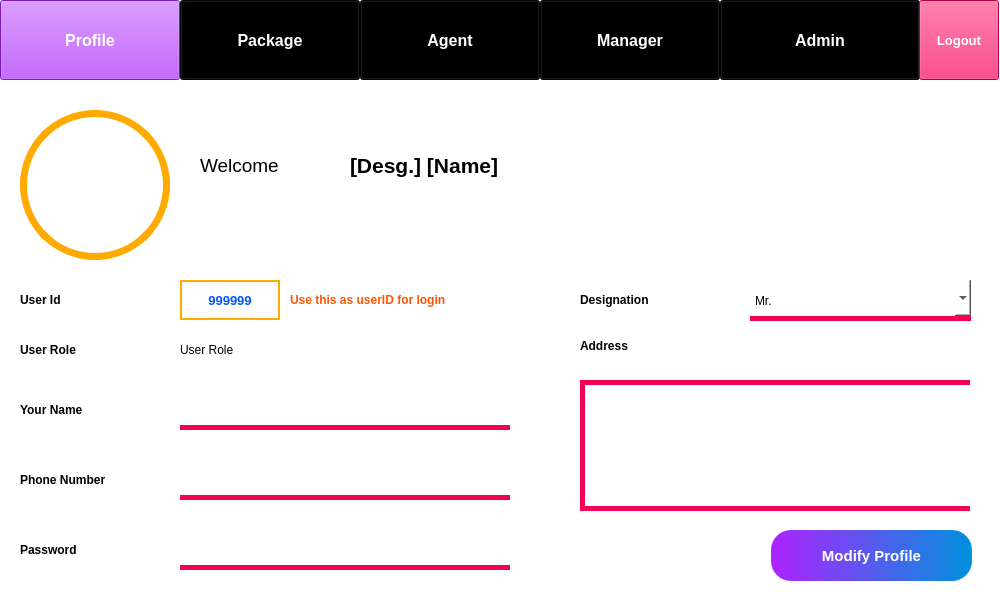
<?xml version="1.0" encoding="UTF-8"?>
<ui version="4.0">
 <class>MainWindow</class>
 <widget class="QMainWindow" name="MainWindow">
  <property name="geometry">
   <rect>
    <x>0</x>
    <y>0</y>
    <width>1000</width>
    <height>600</height>
   </rect>
  </property>
  <property name="windowTitle">
   <string>Profile</string>
  </property>
  <property name="windowIcon">
   <iconset>
    <normaloff>../images/PMS logo.PNG</normaloff>../images/PMS logo.PNG</iconset>
  </property>
  <property name="styleSheet">
   <string notr="true">background-color: rgb(255, 255, 255);</string>
  </property>
  <widget class="QWidget" name="centralwidget">
   <widget class="QPushButton" name="pushButton">
    <property name="geometry">
     <rect>
      <x>0</x>
      <y>0</y>
      <width>180</width>
      <height>80</height>
     </rect>
    </property>
    <property name="font">
     <font>
      <pointsize>12</pointsize>
      <weight>75</weight>
      <bold>true</bold>
     </font>
    </property>
    <property name="styleSheet">
     <string notr="true">background-color: rgb(173, 35, 255);
color: rgb(255, 255, 255);</string>
    </property>
    <property name="text">
     <string>Profile</string>
    </property>
   </widget>
   <widget class="QPushButton" name="pushButton_2">
    <property name="geometry">
     <rect>
      <x>180</x>
      <y>0</y>
      <width>180</width>
      <height>80</height>
     </rect>
    </property>
    <property name="font">
     <font>
      <pointsize>12</pointsize>
      <weight>75</weight>
      <bold>true</bold>
     </font>
    </property>
    <property name="styleSheet">
     <string notr="true">background-color: rgb(0, 0, 0);
color: rgb(255, 255, 255);</string>
    </property>
    <property name="text">
     <string>Package</string>
    </property>
   </widget>
   <widget class="QPushButton" name="pushButton_3">
    <property name="geometry">
     <rect>
      <x>360</x>
      <y>0</y>
      <width>180</width>
      <height>80</height>
     </rect>
    </property>
    <property name="font">
     <font>
      <pointsize>12</pointsize>
      <weight>75</weight>
      <bold>true</bold>
     </font>
    </property>
    <property name="styleSheet">
     <string notr="true">background-color: rgb(0, 0, 0);
color: rgb(255, 255, 255);</string>
    </property>
    <property name="text">
     <string>Agent</string>
    </property>
   </widget>
   <widget class="QPushButton" name="pushButton_4">
    <property name="geometry">
     <rect>
      <x>540</x>
      <y>0</y>
      <width>180</width>
      <height>80</height>
     </rect>
    </property>
    <property name="font">
     <font>
      <pointsize>12</pointsize>
      <weight>75</weight>
      <bold>true</bold>
     </font>
    </property>
    <property name="styleSheet">
     <string notr="true">background-color: rgb(0, 0, 0);
color: rgb(255, 255, 255);</string>
    </property>
    <property name="text">
     <string>Manager</string>
    </property>
   </widget>
   <widget class="QPushButton" name="pushButton_5">
    <property name="geometry">
     <rect>
      <x>720</x>
      <y>0</y>
      <width>200</width>
      <height>80</height>
     </rect>
    </property>
    <property name="font">
     <font>
      <pointsize>12</pointsize>
      <weight>75</weight>
      <bold>true</bold>
     </font>
    </property>
    <property name="styleSheet">
     <string notr="true">background-color: rgb(0, 0, 0);
color: rgb(255, 255, 255);</string>
    </property>
    <property name="text">
     <string>Admin</string>
    </property>
   </widget>
   <widget class="QLabel" name="label">
    <property name="geometry">
     <rect>
      <x>20</x>
      <y>110</y>
      <width>150</width>
      <height>150</height>
     </rect>
    </property>
    <property name="styleSheet">
     <string notr="true"/>
    </property>
    <property name="text">
     <string/>
    </property>
    <property name="pixmap">
     <pixmap>../images/avatar.png</pixmap>
    </property>
    <property name="scaledContents">
     <bool>true</bool>
    </property>
   </widget>
   <widget class="QLabel" name="label_2">
    <property name="geometry">
     <rect>
      <x>200</x>
      <y>140</y>
      <width>150</width>
      <height>50</height>
     </rect>
    </property>
    <property name="font">
     <font>
      <pointsize>14</pointsize>
     </font>
    </property>
    <property name="text">
     <string>Welcome</string>
    </property>
   </widget>
   <widget class="QLabel" name="label_3">
    <property name="geometry">
     <rect>
      <x>350</x>
      <y>120</y>
      <width>631</width>
      <height>91</height>
     </rect>
    </property>
    <property name="font">
     <font>
      <pointsize>16</pointsize>
      <weight>75</weight>
      <bold>true</bold>
     </font>
    </property>
    <property name="text">
     <string>[Desg.] [Name]</string>
    </property>
    <property name="wordWrap">
     <bool>true</bool>
    </property>
   </widget>
   <widget class="QLabel" name="label_4">
    <property name="geometry">
     <rect>
      <x>20</x>
      <y>390</y>
      <width>150</width>
      <height>40</height>
     </rect>
    </property>
    <property name="font">
     <font>
      <pointsize>9</pointsize>
      <weight>75</weight>
      <bold>true</bold>
     </font>
    </property>
    <property name="text">
     <string>Your Name</string>
    </property>
   </widget>
   <widget class="QLineEdit" name="lineEdit">
    <property name="geometry">
     <rect>
      <x>180</x>
      <y>390</y>
      <width>330</width>
      <height>40</height>
     </rect>
    </property>
    <property name="font">
     <font>
      <pointsize>9</pointsize>
     </font>
    </property>
    <property name="styleSheet">
     <string notr="true">border: none;
border-bottom: 5px solid rgb(245, 0, 87);</string>
    </property>
   </widget>
   <widget class="QLabel" name="label_5">
    <property name="geometry">
     <rect>
      <x>20</x>
      <y>460</y>
      <width>150</width>
      <height>40</height>
     </rect>
    </property>
    <property name="font">
     <font>
      <pointsize>9</pointsize>
      <weight>75</weight>
      <bold>true</bold>
     </font>
    </property>
    <property name="text">
     <string>Phone Number</string>
    </property>
   </widget>
   <widget class="QLineEdit" name="lineEdit_2">
    <property name="geometry">
     <rect>
      <x>180</x>
      <y>460</y>
      <width>330</width>
      <height>40</height>
     </rect>
    </property>
    <property name="font">
     <font>
      <pointsize>9</pointsize>
     </font>
    </property>
    <property name="styleSheet">
     <string notr="true">border: none;
border-bottom: 5px solid rgb(245, 0, 87);</string>
    </property>
   </widget>
   <widget class="QLabel" name="label_6">
    <property name="geometry">
     <rect>
      <x>20</x>
      <y>530</y>
      <width>150</width>
      <height>40</height>
     </rect>
    </property>
    <property name="font">
     <font>
      <pointsize>9</pointsize>
      <weight>75</weight>
      <bold>true</bold>
     </font>
    </property>
    <property name="text">
     <string>Password</string>
    </property>
   </widget>
   <widget class="QLineEdit" name="lineEdit_3">
    <property name="geometry">
     <rect>
      <x>180</x>
      <y>530</y>
      <width>330</width>
      <height>40</height>
     </rect>
    </property>
    <property name="font">
     <font>
      <pointsize>9</pointsize>
     </font>
    </property>
    <property name="styleSheet">
     <string notr="true">border: none;
border-bottom: 5px solid rgb(245, 0, 87);</string>
    </property>
    <property name="text">
     <string/>
    </property>
    <property name="echoMode">
     <enum>QLineEdit::PasswordEchoOnEdit</enum>
    </property>
   </widget>
   <widget class="QLabel" name="label_7">
    <property name="geometry">
     <rect>
      <x>20</x>
      <y>280</y>
      <width>150</width>
      <height>40</height>
     </rect>
    </property>
    <property name="font">
     <font>
      <pointsize>9</pointsize>
      <weight>75</weight>
      <bold>true</bold>
     </font>
    </property>
    <property name="text">
     <string>User Id</string>
    </property>
   </widget>
   <widget class="QLabel" name="label_8">
    <property name="geometry">
     <rect>
      <x>180</x>
      <y>280</y>
      <width>100</width>
      <height>40</height>
     </rect>
    </property>
    <property name="font">
     <font>
      <pointsize>10</pointsize>
      <weight>75</weight>
      <bold>true</bold>
     </font>
    </property>
    <property name="styleSheet">
     <string notr="true">color: rgb(0, 85, 255);
border: 2px solid rgb(255, 170, 0)</string>
    </property>
    <property name="text">
     <string>999999</string>
    </property>
    <property name="alignment">
     <set>Qt::AlignCenter</set>
    </property>
    <property name="wordWrap">
     <bool>true</bool>
    </property>
   </widget>
   <widget class="QLabel" name="label_9">
    <property name="geometry">
     <rect>
      <x>580</x>
      <y>330</y>
      <width>181</width>
      <height>31</height>
     </rect>
    </property>
    <property name="font">
     <font>
      <pointsize>9</pointsize>
      <weight>75</weight>
      <bold>true</bold>
     </font>
    </property>
    <property name="text">
     <string>Address</string>
    </property>
   </widget>
   <widget class="QTextEdit" name="textEdit">
    <property name="geometry">
     <rect>
      <x>580</x>
      <y>380</y>
      <width>390</width>
      <height>131</height>
     </rect>
    </property>
    <property name="font">
     <font>
      <pointsize>9</pointsize>
     </font>
    </property>
    <property name="styleSheet">
     <string notr="true">border: 5px solid rgb(245, 0, 87);
border-right: none;</string>
    </property>
   </widget>
   <widget class="QPushButton" name="pushButton_6">
    <property name="geometry">
     <rect>
      <x>771</x>
      <y>530</y>
      <width>201</width>
      <height>51</height>
     </rect>
    </property>
    <property name="font">
     <font>
      <pointsize>11</pointsize>
      <weight>75</weight>
      <bold>true</bold>
     </font>
    </property>
    <property name="styleSheet">
     <string notr="true">background-color: qlineargradient(spread:pad, x1:0, y1:0, x2:1, y2:0, stop:0 rgba(173, 35, 255, 255), stop:1 rgba(0, 145, 221, 255));
color: rgb(255, 255, 255);
border-radius: 20px;</string>
    </property>
    <property name="text">
     <string>Modify Profile</string>
    </property>
   </widget>
   <widget class="QLabel" name="label_10">
    <property name="geometry">
     <rect>
      <x>20</x>
      <y>110</y>
      <width>150</width>
      <height>150</height>
     </rect>
    </property>
    <property name="styleSheet">
     <string notr="true">background-color: rgba(255, 255, 255, 0);
border: 7px solid rgb(255, 170, 0);
border-radius: 75px;</string>
    </property>
    <property name="text">
     <string/>
    </property>
   </widget>
   <widget class="QLabel" name="label_11">
    <property name="geometry">
     <rect>
      <x>180</x>
      <y>330</y>
      <width>330</width>
      <height>40</height>
     </rect>
    </property>
    <property name="font">
     <font>
      <pointsize>9</pointsize>
     </font>
    </property>
    <property name="text">
     <string>User Role</string>
    </property>
   </widget>
   <widget class="QLabel" name="label_12">
    <property name="geometry">
     <rect>
      <x>20</x>
      <y>330</y>
      <width>150</width>
      <height>40</height>
     </rect>
    </property>
    <property name="font">
     <font>
      <pointsize>9</pointsize>
      <weight>75</weight>
      <bold>true</bold>
     </font>
    </property>
    <property name="text">
     <string>User Role</string>
    </property>
   </widget>
   <widget class="QLabel" name="label_13">
    <property name="geometry">
     <rect>
      <x>290</x>
      <y>280</y>
      <width>220</width>
      <height>40</height>
     </rect>
    </property>
    <property name="font">
     <font>
      <weight>75</weight>
      <bold>true</bold>
     </font>
    </property>
    <property name="styleSheet">
     <string notr="true">color: rgb(255, 85, 0);</string>
    </property>
    <property name="text">
     <string>Use this as userID for login</string>
    </property>
   </widget>
   <widget class="QPushButton" name="pushButton_7">
    <property name="geometry">
     <rect>
      <x>919</x>
      <y>0</y>
      <width>80</width>
      <height>80</height>
     </rect>
    </property>
    <property name="font">
     <font>
      <pointsize>10</pointsize>
      <weight>75</weight>
      <bold>true</bold>
     </font>
    </property>
    <property name="styleSheet">
     <string notr="true">background-color: rgb(245, 0, 87);
color: rgb(255, 255, 255);</string>
    </property>
    <property name="text">
     <string>Logout</string>
    </property>
   </widget>
   <widget class="QLabel" name="label_14">
    <property name="geometry">
     <rect>
      <x>580</x>
      <y>280</y>
      <width>150</width>
      <height>40</height>
     </rect>
    </property>
    <property name="font">
     <font>
      <pointsize>9</pointsize>
      <weight>75</weight>
      <bold>true</bold>
     </font>
    </property>
    <property name="text">
     <string>Designation</string>
    </property>
   </widget>
   <widget class="QComboBox" name="comboBox">
    <property name="geometry">
     <rect>
      <x>750</x>
      <y>280</y>
      <width>221</width>
      <height>41</height>
     </rect>
    </property>
    <property name="font">
     <font>
      <pointsize>9</pointsize>
     </font>
    </property>
    <property name="styleSheet">
     <string notr="true">border: none;
border-bottom: 5px solid rgb(245, 0, 87);</string>
    </property>
    <item>
     <property name="text">
      <string>Mr.</string>
     </property>
    </item>
    <item>
     <property name="text">
      <string>Mrs.</string>
     </property>
    </item>
    <item>
     <property name="text">
      <string>Ms.</string>
     </property>
    </item>
    <item>
     <property name="text">
      <string>Sister</string>
     </property>
    </item>
   </widget>
  </widget>
 </widget>
 <resources/>
 <connections/>
</ui>
